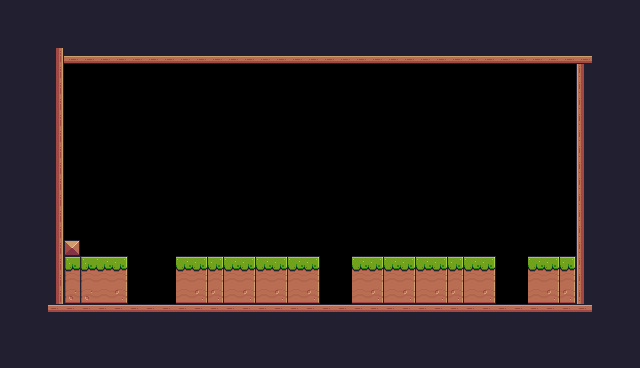

The image is a tile-based game level rendered from a .tmx file. Its description and complete source (layers, tilesets, objects, tile grids) follow:
An orthogonal 40x23 tile map with 16x16 px tiles, 1 tile layer (Background) and 2 objects (Player).

<map version="1.10" tiledversion="1.11.0" orientation="orthogonal" renderorder="right-down" width="40" height="23" tilewidth="16" tileheight="16" infinite="0" nextlayerid="3" nextobjectid="3">
 <tileset firstgid="1" source="Pixel Adventure.tsx" />
 <layer id="1" name="Background" width="40" height="23">
  <data encoding="csv">
24,24,24,24,24,24,24,24,24,24,24,24,24,24,24,24,24,24,24,24,24,24,24,24,24,24,24,24,24,24,24,24,24,24,24,24,24,24,24,24,
24,24,24,24,24,24,24,24,24,24,24,24,24,24,24,24,24,112,112,112,24,24,24,24,24,24,24,24,24,24,24,24,24,24,24,24,24,24,24,24,
24,24,24,24,24,24,112,112,112,112,112,112,112,112,112,112,112,112,112,24,24,24,24,24,24,112,112,112,24,24,24,24,24,24,24,24,24,24,24,24,
24,24,24,113,134,134,134,134,134,134,134,134,134,134,134,134,134,134,134,134,134,134,134,134,134,134,134,134,134,134,134,134,134,134,134,134,134,112,24,24,
24,24,24,113,0,0,0,0,0,0,0,0,0,0,0,0,0,0,0,0,0,0,0,0,0,0,0,0,0,0,0,0,0,0,0,0,111,112,24,24,
24,24,24,113,0,0,0,0,0,0,0,0,0,0,0,0,0,0,0,0,0,0,0,0,0,0,0,0,0,0,0,0,0,0,0,0,111,24,24,24,
24,24,112,113,0,0,0,0,0,0,0,0,0,0,0,0,0,0,0,0,0,0,0,0,0,0,0,0,0,0,0,0,0,0,0,0,111,24,24,24,
24,112,112,113,0,0,0,0,0,0,0,0,0,0,0,0,0,0,0,0,0,0,0,0,0,0,0,0,0,0,0,0,0,0,0,0,111,112,24,24,
24,24,112,113,0,0,0,0,0,0,0,0,0,0,0,0,0,0,0,0,0,0,0,0,0,0,0,0,0,0,0,0,0,0,0,0,111,24,24,24,
24,24,112,113,0,0,0,0,0,0,0,0,0,0,0,0,0,0,0,0,0,0,0,0,0,0,0,0,0,0,0,0,0,0,0,0,111,24,24,24,
24,24,112,113,0,0,0,0,0,0,0,0,0,0,0,0,0,0,0,0,0,0,0,0,0,0,0,0,0,0,0,0,0,0,0,0,111,24,24,24,
24,24,112,113,0,0,0,0,0,0,0,0,0,0,0,0,0,0,0,0,0,0,0,0,0,0,0,0,0,0,0,0,0,0,0,0,111,112,24,24,
24,24,112,113,0,0,0,0,0,0,0,0,0,0,0,0,0,0,0,0,0,0,0,0,0,0,0,0,0,0,0,0,0,0,0,0,111,112,24,24,
24,24,112,113,0,0,0,0,0,0,0,0,0,0,0,0,0,0,0,0,0,0,0,0,0,0,0,0,0,0,0,0,0,0,0,0,111,112,24,24,
24,24,112,113,0,0,0,0,0,0,0,0,0,0,0,0,0,0,0,0,0,0,0,0,0,0,0,0,0,0,0,0,0,0,0,0,111,112,24,24,
24,24,112,113,35,0,0,0,0,0,0,0,0,0,0,0,0,0,0,0,0,0,0,0,0,0,0,0,0,0,0,0,0,0,0,0,111,112,24,24,
24,24,24,113,7,7,8,9,0,0,0,8,9,9,8,9,8,9,8,9,0,0,8,9,8,9,8,9,9,8,9,0,0,8,9,9,111,24,24,24,
24,24,24,113,29,29,30,31,0,0,0,30,31,31,30,31,30,31,30,31,0,0,30,31,30,31,30,31,31,30,31,0,0,30,31,31,111,24,24,24,
24,24,24,113,51,51,52,53,0,0,0,52,53,53,52,53,52,53,52,53,0,0,52,53,52,53,52,53,53,52,53,0,0,52,53,53,111,24,24,24,
24,24,24,90,90,90,90,90,90,90,90,90,90,90,90,90,90,90,90,90,90,90,90,90,90,90,90,90,90,90,90,90,90,90,90,90,90,24,24,24,
24,24,24,24,24,24,24,24,24,24,24,24,24,24,24,24,24,24,24,24,24,24,24,24,24,24,24,24,24,24,24,24,24,24,24,24,112,24,24,24,
24,24,24,24,24,24,24,24,24,24,24,24,24,24,24,24,24,24,24,24,24,24,24,24,24,24,24,24,24,24,24,24,24,24,24,24,24,24,24,24,
24,24,24,24,24,24,24,24,24,24,24,24,24,24,24,24,24,24,24,24,24,24,24,24,24,24,24,24,24,24,24,24,24,24,24,24,24,24,24,24
</data>
 </layer>
 <objectgroup id="2" name="Spawnpoints">
  <object id="1" name="Player" type="Player" x="80.9192" y="225.418" width="30.8264" height="29.5419" />
  <object id="2" x="278.722" y="260.097" height="0.642216" />
 </objectgroup>
</map>
